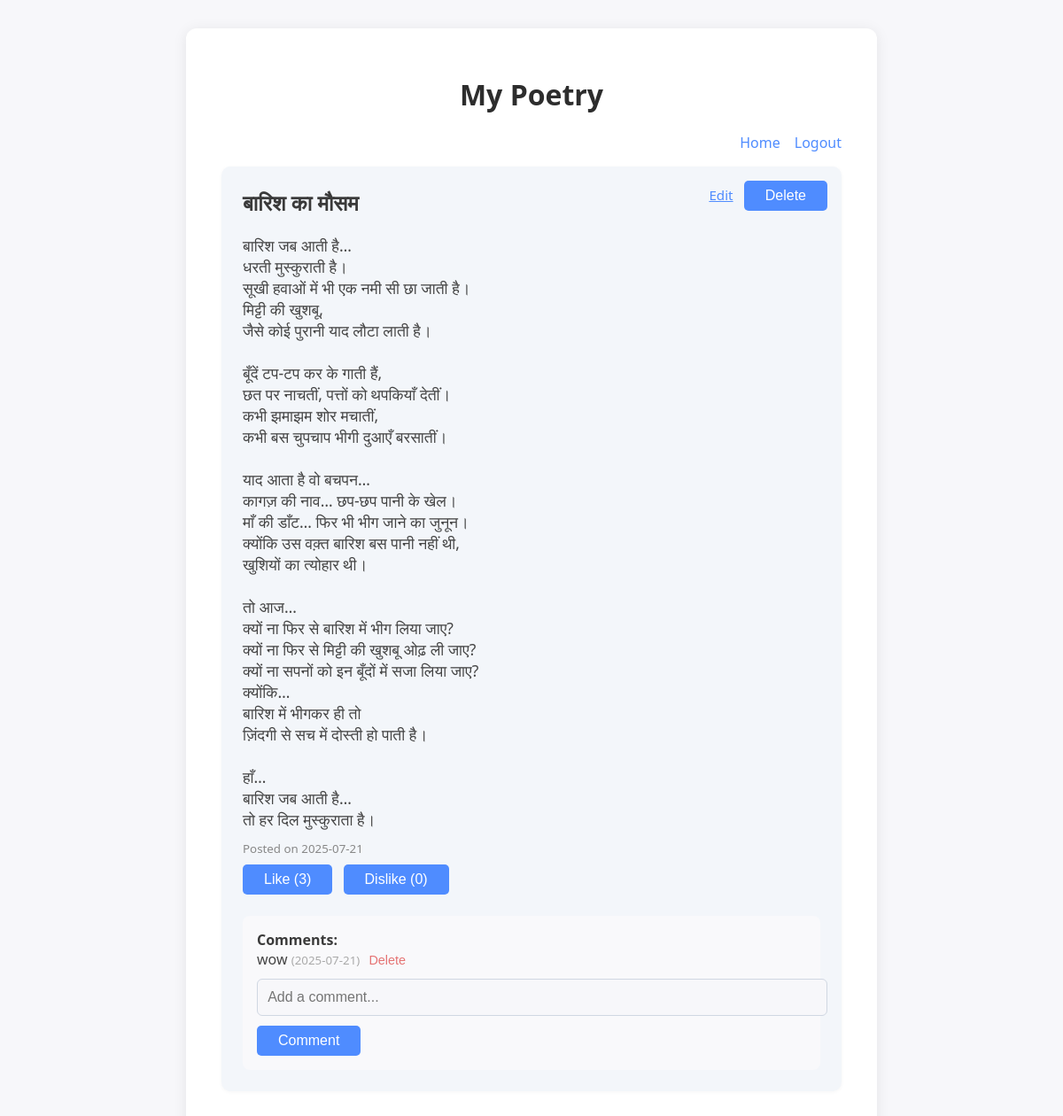
The page /poems/1 (signed in) on the database its author committed.
### main.py (models this page shows)
class Poem(Base):
    __tablename__ = "poems"
    id = Column(Integer, primary_key=True, index=True)
    title = Column(String, nullable=False)
    content = Column(Text, nullable=False)
    created_at = Column(DateTime, default=datetime.utcnow)
    likes = relationship("Like", back_populates="poem")
    comments = relationship("Comment", back_populates="poem")

class Comment(Base):
    __tablename__ = "comments"
    id = Column(Integer, primary_key=True, index=True)
    poem_id = Column(Integer, ForeignKey("poems.id"))
    content = Column(Text, nullable=False)
    created_at = Column(DateTime, default=datetime.utcnow)
    poem = relationship("Poem", back_populates="comments")

### main.py (the view)
@app.get("/poems/{poem_id}", response_class=HTMLResponse)
def poem_detail(request: Request, poem_id: int, db: Session = Depends(get_db)):
    poem = db.query(Poem).filter(Poem.id == poem_id).first()
    if not poem:
        return HTMLResponse("Poem not found", status_code=404)
    is_admin = request.session.get("admin", False)
    session_id = request.session.get("sid")
    likes = sum(1 for l in poem.likes if l.value == 1)
    dislikes = sum(1 for l in poem.likes if l.value == -1)
    user_like = None
    if session_id:
        for l in poem.likes:
            if l.session_id == session_id:
                user_like = l.value
    created_at_str = poem.created_at.strftime('%Y-%m-%d') if isinstance(poem.created_at, datetime) else str(poem.created_at)[:10]
    comments = []
    for c in poem.comments:
        c_date = c.created_at.strftime('%Y-%m-%d') if isinstance(c.created_at, datetime) else str(c.created_at)[:10]
        comments.append({"id": c.id, "content": c.content, "created_at": c_date})
    return templates.TemplateResponse("poem_detail.html", {
        "request": request,
        "poem": poem,
        "likes": likes,
        "dislikes": dislikes,
        "user_like": user_like,
        "is_admin": is_admin,
        "created_at": created_at_str,
        "comments": comments
    })

### templates/poem_detail.html (shortened to what this page needs)
<!DOCTYPE html>
<html>
<head>
</head>
<body>
    <div class="container">
        <h1>My Poetry</h1>
        <div class="top-bar">
            <a href="/">Home</a>
            {% if is_admin %}
                <a href="/logout">Logout</a>
            {% else %}
                <a href="/login">Admin Login</a>
            {% endif %}
        </div>
        <div class="poem">
            <h2>{{ poem.title }}</h2>
            <pre>{{ poem.content }}</pre>
            <small>Posted on {{ created_at }}</small><br>
            {% if is_admin %}
            <div class="admin-actions">
                <a href="/poems/{{ poem.id }}/edit">Edit</a>
                <form action="/poems/{{ poem.id }}/delete" method="post" style="display:inline;">
                    <button type="submit" onclick="return confirm('Are you sure you want to delete this poem?');">Delete</button>
                </form>
            </div>
            {% endif %}
            <form action="/poems/{{ poem.id }}/like" method="post" style="display:inline;">
                <button class="like-btn" type="submit" {% if user_like == 1 %}style="font-weight:bold;"{% endif %}>Like ({{ likes }})</button>
            </form>
            <form action="/poems/{{ poem.id }}/like" method="post" style="display:inline;">
                <button class="dislike-btn" type="submit" {% if user_like == -1 %}style="font-weight:bold;"{% endif %}>Dislike ({{ dislikes }})</button>
            </form>
            <div class="comments">
                <strong>Comments:</strong>
                {% for comment in comments %}
                    <div class="comment">
                        {{ comment.content }} <small>({{ comment.created_at }})</small>
                        {% if is_admin %}
                        <form action="/comments/{{ comment.id }}/delete" method="post" style="display:inline;">
                            <button type="submit" onclick="return confirm('Delete this comment?');" style="color:#e57373;background:none;border:none;cursor:pointer;font-size:0.9em;">Delete</button>
                        </form>
                        {% endif %}
                    </div>
                {% endfor %}
                {% if is_admin %}
                <form action="/poems/{{ poem.id }}/comment" method="post">
                    <input type="text" name="content" placeholder="Add a comment..." required>
                    <button type="submit">Comment</button>
                </form>
                {% endif %}
            </div>
        </div>
    </div>
</body>
</html>

### templates/poem_detail.html (style rules this page uses)
body { font-family: 'Segoe UI', Arial, sans-serif; background: #f7f7fa; margin: 0; padding: 0; }
.container { max-width: 700px; margin: 2em auto; background: #fff; border-radius: 12px; box-shadow: 0 2px 16px rgba(0,0,0,0.08); padding: 2em 2.5em 2em 2.5em; }
h1 { text-align: center; color: #2d2d2d; }
.top-bar { display: flex; justify-content: flex-end; margin-bottom: 1em; }
.top-bar a { color: #4f8cff; text-decoration: none; font-weight: 500; margin-left: 1em; }
.poem { background: #f3f6fa; border-radius: 10px; box-shadow: 0 1px 4px rgba(0,0,0,0.04); padding: 1.5em; margin-bottom: 2em; position: relative; }
.poem h2 { margin-top: 0; color: #3a3a3a; }
.poem pre { background: none; font-family: inherit; font-size: 1.1em; color: #444; white-space: pre-wrap; margin: 1em 0 0.5em 0; }
.poem small { color: #888; }
.poem .admin-actions { position: absolute; top: 1em; right: 1em; }
.poem .admin-actions a, .poem .admin-actions form button { background: none; border: none; color: #e57373; font-weight: 500; cursor: pointer; margin-left: 0.5em; font-size: 0.95em; }
.poem .admin-actions a { color: #4f8cff; }
.like-btn, .dislike-btn { background: #e3eafc; border: none; border-radius: 5px; color: #4f8cff; font-weight: 500; padding: 0.4em 1.1em; margin-right: 0.5em; margin-top: 0.5em; cursor: pointer; transition: background 0.2s, color 0.2s; }
.comments { margin-top: 1.5em; background: #f9f9fb; border-radius: 8px; padding: 1em; }
.comments strong { color: #3a3a3a; }
.comment { margin-bottom: 0.7em; color: #444; }
.comments small { color: #aaa; }
form[action^="/poems/"][method="post"] input[type="text"], form[action^="/poems/"][method="post"] textarea { width: 100%; padding: 0.7em; margin-bottom: 0.7em; border: 1px solid #d0d7e2; border-radius: 6px; font-size: 1em; background: #f7f7fa; }
form[action^="/poems/"][method="post"] button { background: #4f8cff; color: #fff; border: none; border-radius: 5px; padding: 0.5em 1.5em; font-size: 1em; font-weight: 500; cursor: pointer; transition: background 0.2s; }

### rows shown on the page
Poem: title "बारिश का मौसम", content "बारिश जब आती है… धरती मुस्कुराती है। सूखी हवाओं में भी एक नमी सी छा जाती है। मिट्टी की खुशबू, जैसे कोई पुरानी याद लौटा लाती है। बूँदें टप-टप कर के गाती हैं, छत पर नाचतीं, पत्तों को थपकियाँ देतीं। कभी झमाझम शोर मचातीं, कभी बस चुपचाप भीगी दुआएँ बरसातीं। याद आता है वो बचपन… कागज़ की नाव… छप-छप पानी के खेल। माँ की डाँट… फिर भी भीग जाने का जुनून। क्योंकि उस वक़्त बारिश बस पानी नहीं थी, खुशियों का त्योहार थी। तो आज… क्यों ना फिर से बारिश में भीग लिया जाए? क्यों ना फिर से मिट्टी की खुशबू ओढ़ ली जाए? क्यों ना सपनों को इन बूँदों में सजा लिया जाए? क्योंकि… बारिश में भीगकर ही तो ज़िंदगी से सच में दोस्ती हो पाती है। हाँ… बारिश जब आती है… तो हर दिल मुस्कुराता है।"
Comment: content "wow", created_at "2025-07-21"

### other values the page prints
{{ created_at }} "2025-07-21"
{{ likes }} "3"
{{ dislikes }} "0"
